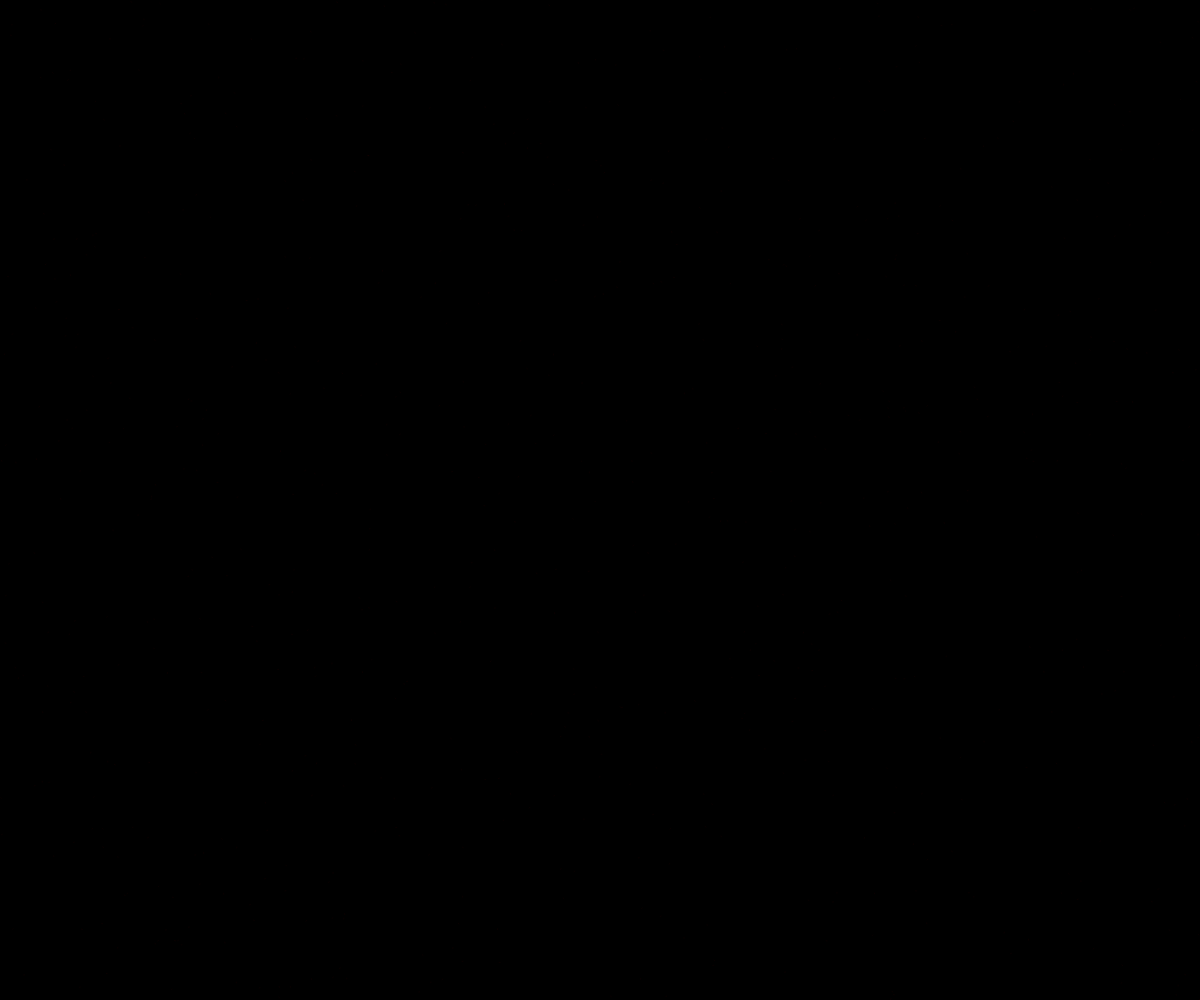
Frame 1 (no input)
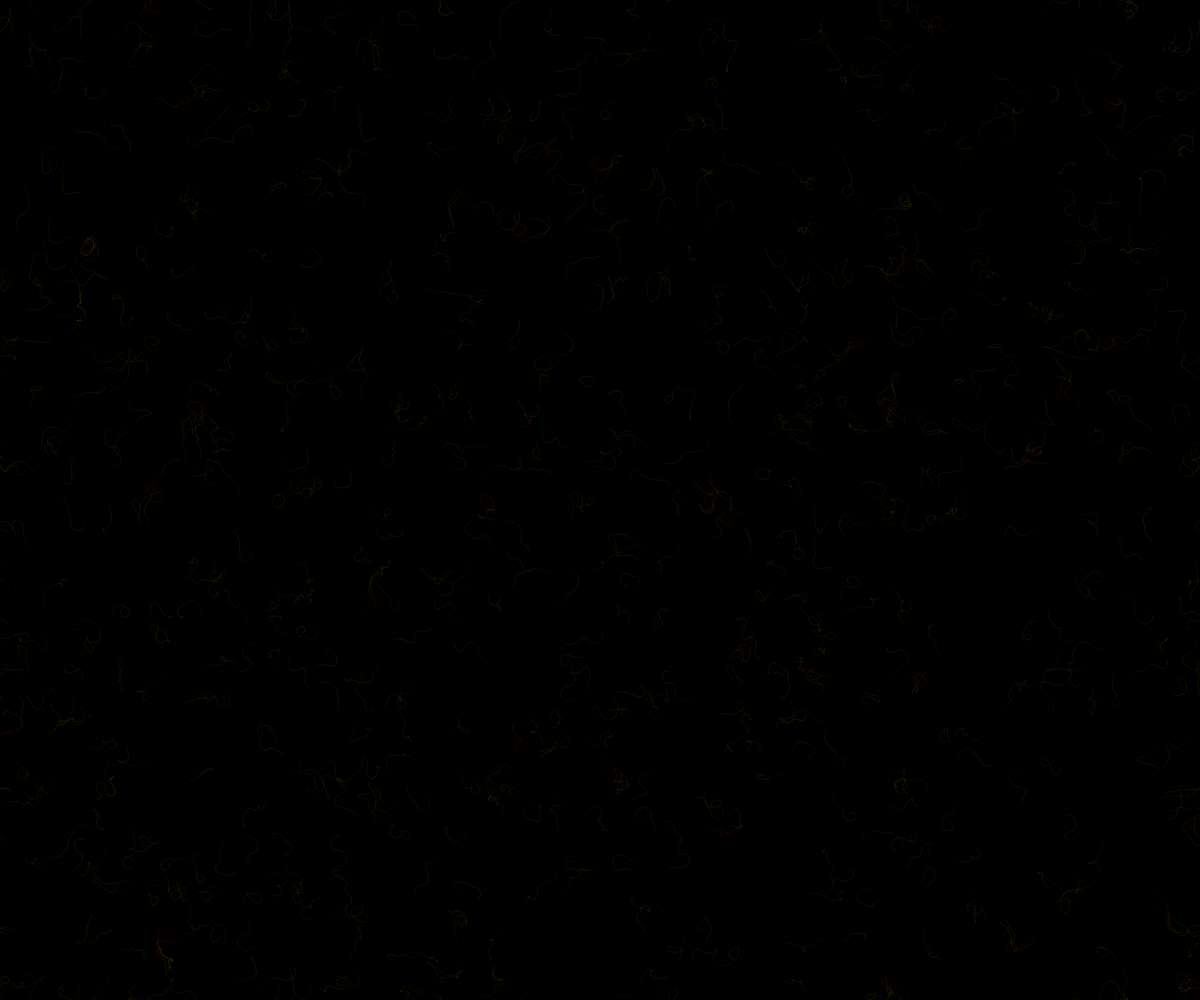
Frame 60 (no input)
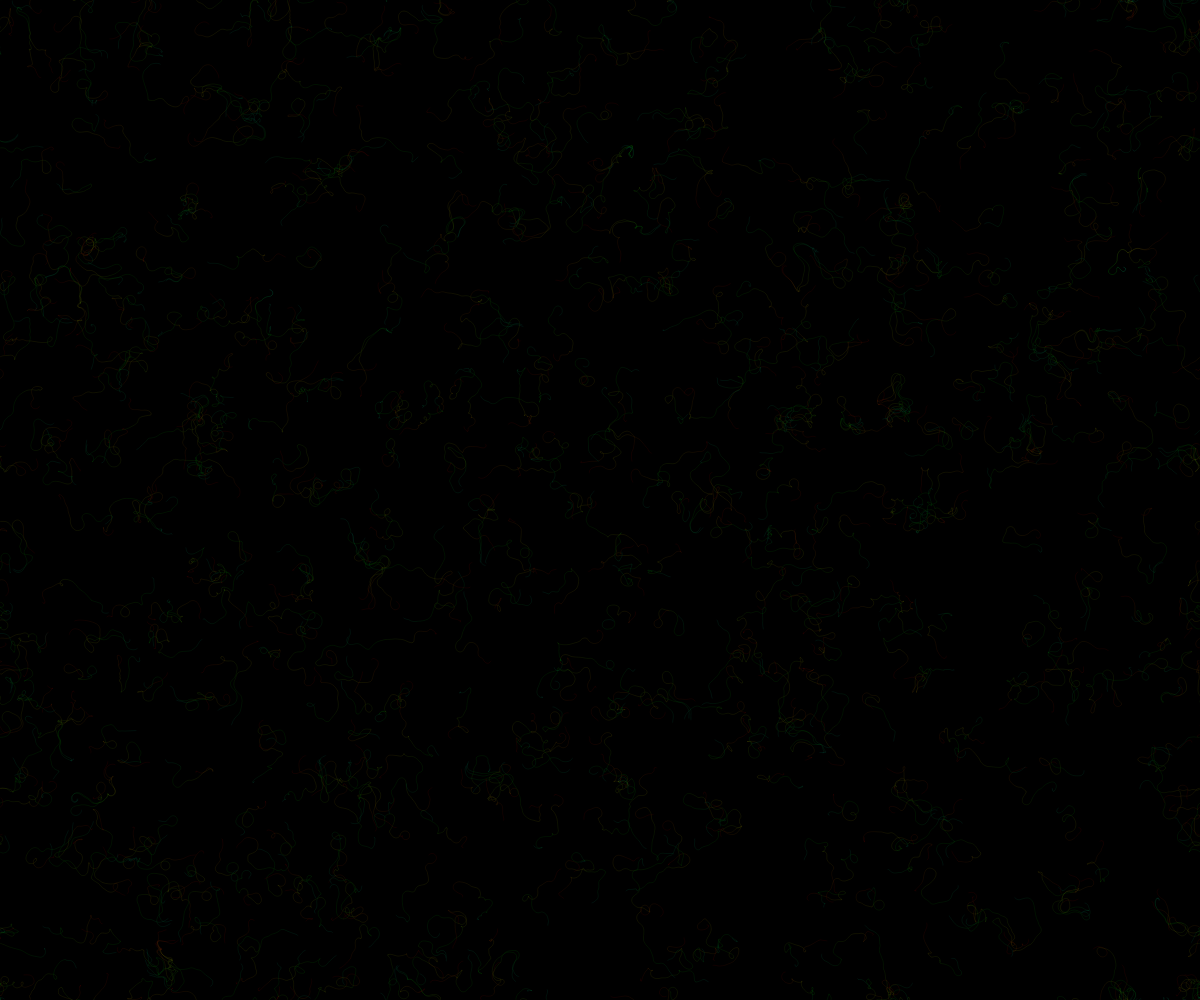
Frame 120 (the mouse pressed at the canvas centre since frame 60)

The p5.js sketch that drew these frames (run headless with seeded random() and noise() and a simulated clock; from frame 60 on, the mouse is pressed at the canvas centre):

// p5.js sketch
// ── sketch.js
var inc = 0.1;
var scl = 10;

var cols, rows;
var zoff = 0;
var fr;

var particles = [];
var flowfield = [];

function setup() {
  createCanvas(windowWidth, windowHeight);

  // noiseSeed(50);

  colorMode(HSB, 255);
  cols = floor(width / scl);
  rows = floor(height / scl);

  flowfield = new Array(rows * cols);

  fr = createP("");
  for (var i = 0; i < 750; i++) {
    particles[i] = new Particle();
  }

  background(0);

}

function draw() {

  // background(0);
  var yoff = 0;

  for (var y = 0; y < rows; y++) {
    var xoff = 0;

    for (var x = 0; x < cols; x++) {

      var idx = (x + y * cols);

      var angle = noise(xoff, yoff, zoff) * TWO_PI * 8;

      var v = p5.Vector.fromAngle(angle);

      v.setMag(0.25);
      flowfield[idx] = v;


      // push();
      // translate(x * scl, y * scl);
      // rotate(v.heading());
      // strokeWeight(1)
      // line(0, 0, scl, 0);
      // pop();

      xoff += inc;
    }
    yoff += inc;
    zoff += 0.00012;
  }

  for (var i = 0; i < particles.length; i++) {
    particles[i].follow(flowfield);
    particles[i].update();
    particles[i].show();
    particles[i].overflow();
  }

}

// ── particle.js
function Particle() {
  this.pos = createVector(random(width), random(height));
  this.vel = p5.Vector.random2D();
  this.acc = createVector(0, 0);
  this.maxspeed = 1;
  this.prevPos = this.pos.copy();
  this.clr = 0;

  this.update = function () {
    this.vel.add(this.acc);
    this.vel.limit(this.maxspeed);
    this.pos.add(this.vel);
    this.acc.mult(0);
  };

  this.applyForce = function (force) {
    this.acc.add(force);
  };

  this.follow = function (vectors) {
    var x = floor(this.pos.x / scl);
    var y = floor(this.pos.y / scl);

    var idx = x + y * cols;
    var force = vectors[idx];
    this.applyForce(force);
  };

  this.show = function () {
    
    stroke(this.clr, 255, 255, 10);
    this.clr = this.clr + 1;

    if (this.clr > 255) {
      this.clr = 0;
    }
    
    strokeWeight(1);
    line(this.pos.x, this.pos.y, this.prevPos.x, this.prevPos.y);

    this.updatePrev();
  };  

  this.updatePrev = function() { 
    this.prevPos.x = this.pos.x;
    this.prevPos.y = this.pos.y;
  } 

  this.overflow = function () {
    if (this.pos.x < 0) {
      this.pos.x = width;
      this.updatePrev();

    }
    if (this.pos.x > width) {
      this.pos.x = 0;
      this.updatePrev();
    }
    if (this.pos.y < 0) {
      this.pos.y = height;
      this.updatePrev();
    }
    if (this.pos.y > height) {
      this.pos.y = 0;
      this.updatePrev();
    }
  };
}


// ── styles.css
* { 
    margin: 0; 
    padding: 0; 
    background-color: black;
    
}
// ── test.js
var inc = 0.1;
var scl = 10;

var cols, rows;
var zoff = 0;
var fr;

var particles = [];
var flowfield = [];

function setup() {
  createCanvas(windowWidth, windowHeight);

  cols = floor(width / scl);
  rows = floor(height / scl);

  flowfield = new Array(rows * cols);

  fr = createP("");
  for (var i = 0; i < 1000; i++) {
    particles[i] = new Particle();
  }

  background(0);

}

function draw() {
  var yoff = 0;

  for (var y = 0; y < rows; y++) {
    var xoff = 0;

    for (var x = 0; x < cols; x++) {

      var idx = (x + y * cols);

      var angle = noise(xoff, yoff, zoff) * TWO_PI * 4;

      var v = p5.Vector.fromAngle(angle);

      v.setMag(0.5);
      flowfield[idx] = v;


      // push();
      // translate(x * scl, y * scl);
      // rotate(v.heading());
      // strokeWeight(1)
      // line(0, 0, scl, 0);
      // pop();

      xoff += inc;
    }
    yoff += inc;
    zoff += 0.0003;
  }

  for (var i = 0; i < particles.length; i++) {
    particles[i].follow(flowfield);
    particles[i].update();
    particles[i].show();
    particles[i].overflow();
  }

}





var inc = 0.01 ;
var scl = 10;

var cols, rows;
var zoff = 0;
var fr;

var particles = [];
var flowfield = [];

function setup() {
  createCanvas(windowHeight, windowWidth);

  cols = floor(width / scl);
  rows = floor(height / scl);

  flowfield = new Array(rows * cols);

  fr = createP("");
  for (var i = 0; i < 750; i++) {
    particles[i] = new Particle();
  }
  
  background(0);
 

}

function draw() {
  background(0);

  var yoff = 0;

  for (var y = 0; y < rows; y++) {
    var xoff = 0;

    for (var x = 0; x < cols; x++) {

      var idx = (x + y * cols);

      var angle = noise(xoff, yoff, zoff) * TWO_PI * 8;

      var v = p5.Vector.fromAngle(angle);

      v.setMag(1);
      flowfield[idx] = (v);


      push();
      stroke(255);
      translate(x * scl, y * scl);
      rotate(v.heading());
      strokeWeight(1)
      line(0, 0, 10, 0);
      pop();

      xoff += inc;
    }
    yoff += inc;
    zoff += 0.00012; 
  }

  // for (var i = 0; i < particles.length; i++) {
  //   particles[i].follow(flowfield);
  //   particles[i].update();
  //   particles[i].show();
  //   particles[i].overflow();
  // }

}
